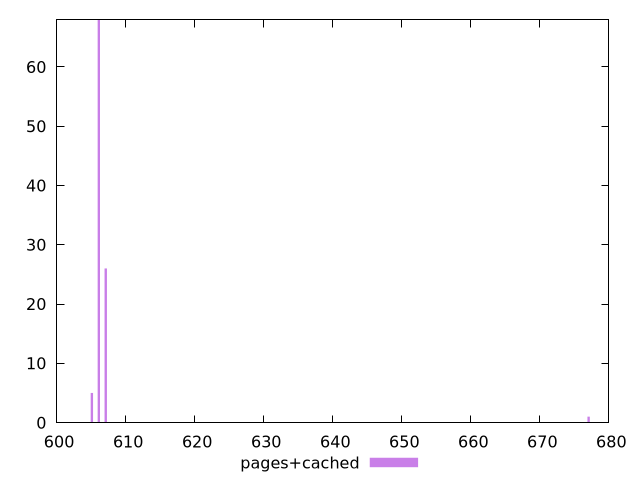

The script that saved this image:
$_pagesCached <<EOF
677.065098460153 1
606.112156851872 68
607.1162079123665 26
605.1081057913774 5
EOF
set key outside below
set terminal pngcairo
set output "report_00005_2020-11-02T22-26-11.212Z/uses-rel-preload/pages+cached//raw_hist.png"
set yrange [0:68]
set boxwidth 0.33468368683151406
set style fill transparent solid 0.5 noborder
plot $_pagesCached title "pages+cached" with boxes ,
